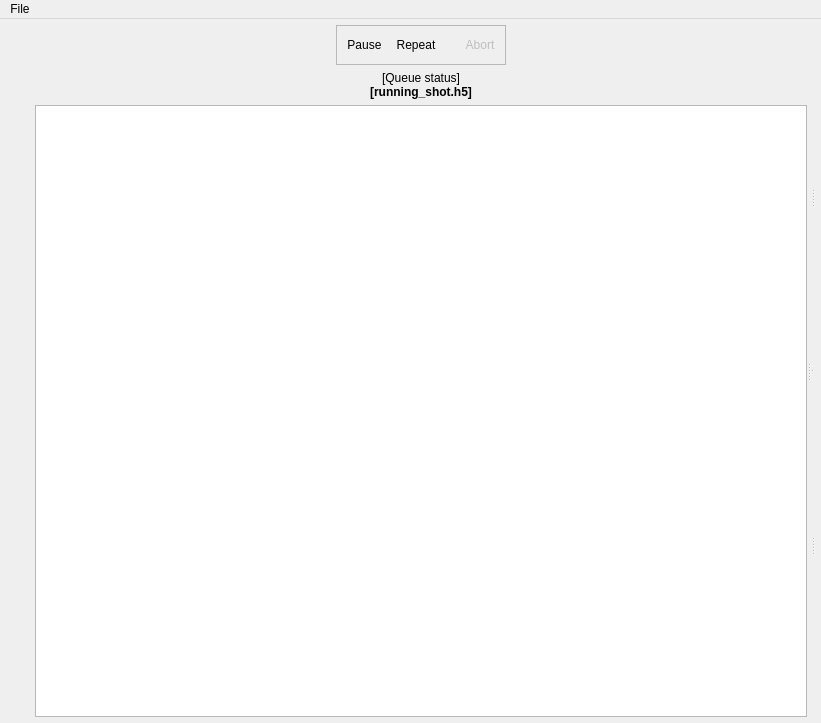
<?xml version="1.0" encoding="UTF-8"?>
<ui version="4.0">
 <class>BLACS</class>
 <widget class="QMainWindow" name="BLACS">
  <property name="geometry">
   <rect>
    <x>0</x>
    <y>0</y>
    <width>821</width>
    <height>723</height>
   </rect>
  </property>
  <property name="windowTitle">
   <string>blacs - the labscript suite</string>
  </property>
  <property name="windowIcon">
   <iconset resource="../../../../usr/local/lib/python2.7/dist-packages/qtutils/icons/icons.qrc">
    <normaloff>:/qtutils/custom/blacs.png</normaloff>:/qtutils/custom/blacs.png</iconset>
  </property>
  <widget class="QWidget" name="centralwidget">
   <property name="styleSheet">
    <string notr="true">QPushButton {
     border: none;
     padding: 4px;
 }

QPushButton:hover {
     background-color: qlineargradient(x1: 0, y1: 0, x2: 0, y2: 1,
                                       stop: 0 #f6f7fa, stop: 1 #dadbde);
     border: 1px solid #8f8f91;
     border-radius: 3px;
 }

 QPushButton:pressed {
     background-color: qlineargradient(x1: 0, y1: 0, x2: 0, y2: 1,
                                       stop: 0 #dadbde, stop: 1 #f6f7fa);
     border: 1px solid #8f8f91;
     border-radius: 3px;
 }

QPushButton:checked {
     background-color: #dadbde;
     border: 1px solid #8f8f91;
     border-radius: 3px;
 }

QPushButton:hover:checked {
     background-color: qlineargradient(x1: 0, y1: 0, x2: 0, y2: 1,
                                       stop: 0 #dadbde, stop: 1 #f6f7fa);
     border: 1px solid #8f8f91;
     border-radius: 3px;
 }

QToolButton {
     border: none;
     padding: 2px;
 }

QToolButton:hover {
     background-color: qlineargradient(x1: 0, y1: 0, x2: 0, y2: 1,
                                       stop: 0 #f6f7fa, stop: 1 #dadbde);
     border: 1px solid #8f8f91;
     border-radius: 3px;
 }

 QToolButton:pressed {
     background-color: qlineargradient(x1: 0, y1: 0, x2: 0, y2: 1,
                                       stop: 0 #dadbde, stop: 1 #f6f7fa);
     border: 1px solid #8f8f91;
     border-radius: 3px;
 }

QToolButton:checked {
     background-color: #dadbde;
     border: 1px solid #8f8f91;
     border-radius: 3px;
 }

QToolButton:hover:checked {
     background-color: qlineargradient(x1: 0, y1: 0, x2: 0, y2: 1,
                                       stop: 0 #dadbde, stop: 1 #f6f7fa);
     border: 1px solid #8f8f91;
     border-radius: 3px;
 }
</string>
   </property>
   <layout class="QVBoxLayout" name="verticalLayout_13">
    <property name="spacing">
     <number>0</number>
    </property>
    <property name="margin">
     <number>6</number>
    </property>
    <item>
     <layout class="QVBoxLayout" name="notifications">
      <property name="sizeConstraint">
       <enum>QLayout::SetMinimumSize</enum>
      </property>
      <item>
       <layout class="QHBoxLayout" name="notifications_minimized">
        <property name="spacing">
         <number>3</number>
        </property>
        <property name="sizeConstraint">
         <enum>QLayout::SetMinimumSize</enum>
        </property>
        <item>
         <spacer name="horizontalSpacer_6">
          <property name="orientation">
           <enum>Qt::Horizontal</enum>
          </property>
          <property name="sizeType">
           <enum>QSizePolicy::Expanding</enum>
          </property>
          <property name="sizeHint" stdset="0">
           <size>
            <width>40</width>
            <height>0</height>
           </size>
          </property>
         </spacer>
        </item>
       </layout>
      </item>
     </layout>
    </item>
    <item>
     <layout class="QVBoxLayout" name="verticalLayout_12">
      <item>
       <widget class="QSplitter" name="main_splitter">
        <property name="sizePolicy">
         <sizepolicy hsizetype="Expanding" vsizetype="Expanding">
          <horstretch>0</horstretch>
          <verstretch>0</verstretch>
         </sizepolicy>
        </property>
        <property name="orientation">
         <enum>Qt::Horizontal</enum>
        </property>
        <widget class="QWidget" name="verticalLayoutWidget_2">
         <layout class="QVBoxLayout" name="verticalLayout_10">
          <property name="sizeConstraint">
           <enum>QLayout::SetMinimumSize</enum>
          </property>
          <item>
           <layout class="QGridLayout" name="gridLayout" columnstretch="0,0">
            <item row="0" column="1">
             <layout class="QHBoxLayout" name="horizontalLayout">
              <property name="spacing">
               <number>0</number>
              </property>
              <item>
               <spacer name="horizontalSpacer_2">
                <property name="orientation">
                 <enum>Qt::Horizontal</enum>
                </property>
                <property name="sizeHint" stdset="0">
                 <size>
                  <width>40</width>
                  <height>20</height>
                 </size>
                </property>
               </spacer>
              </item>
              <item>
               <widget class="QFrame" name="queue_controls_frame">
                <property name="frameShape">
                 <enum>QFrame::StyledPanel</enum>
                </property>
                <layout class="QVBoxLayout" name="verticalLayout">
                 <property name="margin">
                  <number>6</number>
                 </property>
                 <item>
                  <layout class="QHBoxLayout" name="queue_control_buttons_horizontalLayout">
                   <property name="spacing">
                    <number>6</number>
                   </property>
                   <property name="leftMargin">
                    <number>0</number>
                   </property>
                   <property name="topMargin">
                    <number>0</number>
                   </property>
                   <property name="rightMargin">
                    <number>0</number>
                   </property>
                   <item>
                    <widget class="QPushButton" name="queue_pause_button">
                     <property name="focusPolicy">
                      <enum>Qt::NoFocus</enum>
                     </property>
                     <property name="toolTip">
                      <string>Pause the queue</string>
                     </property>
                     <property name="text">
                      <string>Pause</string>
                     </property>
                     <property name="icon">
                      <iconset resource="../../../../usr/local/lib/python2.7/dist-packages/qtutils/icons/icons.qrc">
                       <normaloff>:/qtutils/fugue/control-pause.png</normaloff>:/qtutils/fugue/control-pause.png</iconset>
                     </property>
                     <property name="checkable">
                      <bool>true</bool>
                     </property>
                     <property name="checked">
                      <bool>false</bool>
                     </property>
                    </widget>
                   </item>
                   <item>
                    <layout class="QHBoxLayout" name="horizontalLayout_2">
                     <property name="spacing">
                      <number>0</number>
                     </property>
                     <property name="leftMargin">
                      <number>0</number>
                     </property>
                     <item>
                      <widget class="QPushButton" name="queue_repeat_button">
                       <property name="focusPolicy">
                        <enum>Qt::NoFocus</enum>
                       </property>
                       <property name="toolTip">
                        <string>Re-add shots to the end of the queue after completion</string>
                       </property>
                       <property name="text">
                        <string>Repeat</string>
                       </property>
                       <property name="icon">
                        <iconset resource="../../../../usr/local/lib/python2.7/dist-packages/qtutils/icons/icons.qrc">
                         <normaloff>:/qtutils/fugue/arrow-repeat.png</normaloff>:/qtutils/fugue/arrow-repeat.png</iconset>
                       </property>
                       <property name="checkable">
                        <bool>true</bool>
                       </property>
                      </widget>
                     </item>
                     <item>
                      <widget class="QToolButton" name="repeat_mode_select_button">
                       <property name="toolTip">
                        <string>Select repeat mode</string>
                       </property>
                       <property name="text">
                        <string/>
                       </property>
                       <property name="icon">
                        <iconset resource="../../../../usr/local/lib/python2.7/dist-packages/qtutils/icons/icons.qrc">
                         <normaloff>:/qtutils/fugue/control-270.png</normaloff>:/qtutils/fugue/control-270.png</iconset>
                       </property>
                       <property name="iconSize">
                        <size>
                         <width>8</width>
                         <height>19</height>
                        </size>
                       </property>
                       <property name="popupMode">
                        <enum>QToolButton::InstantPopup</enum>
                       </property>
                       <property name="arrowType">
                        <enum>Qt::NoArrow</enum>
                       </property>
                      </widget>
                     </item>
                    </layout>
                   </item>
                   <item>
                    <widget class="QPushButton" name="queue_abort_button">
                     <property name="enabled">
                      <bool>false</bool>
                     </property>
                     <property name="focusPolicy">
                      <enum>Qt::NoFocus</enum>
                     </property>
                     <property name="toolTip">
                      <string>Abort current shot in progress</string>
                     </property>
                     <property name="text">
                      <string>Abort</string>
                     </property>
                     <property name="icon">
                      <iconset resource="../../../../usr/local/lib/python2.7/dist-packages/qtutils/icons/icons.qrc">
                       <normaloff>:/qtutils/fugue/cross-octagon.png</normaloff>:/qtutils/fugue/cross-octagon.png</iconset>
                     </property>
                    </widget>
                   </item>
                  </layout>
                 </item>
                </layout>
               </widget>
              </item>
              <item>
               <spacer name="horizontalSpacer_4">
                <property name="orientation">
                 <enum>Qt::Horizontal</enum>
                </property>
                <property name="sizeHint" stdset="0">
                 <size>
                  <width>40</width>
                  <height>20</height>
                 </size>
                </property>
               </spacer>
              </item>
             </layout>
            </item>
            <item row="5" column="1">
             <layout class="QVBoxLayout" name="analysis"/>
            </item>
            <item row="4" column="1">
             <widget class="QueueTreeview" name="treeview">
              <property name="sizePolicy">
               <sizepolicy hsizetype="Expanding" vsizetype="Expanding">
                <horstretch>0</horstretch>
                <verstretch>1</verstretch>
               </sizepolicy>
              </property>
              <property name="acceptDrops">
               <bool>true</bool>
              </property>
              <property name="toolTip">
               <string/>
              </property>
              <property name="editTriggers">
               <set>QAbstractItemView::NoEditTriggers</set>
              </property>
              <property name="dragDropMode">
               <enum>QAbstractItemView::DropOnly</enum>
              </property>
              <property name="selectionMode">
               <enum>QAbstractItemView::ExtendedSelection</enum>
              </property>
              <property name="textElideMode">
               <enum>Qt::ElideLeft</enum>
              </property>
              <property name="indentation">
               <number>0</number>
              </property>
              <property name="animated">
               <bool>true</bool>
              </property>
             </widget>
            </item>
            <item row="4" column="0">
             <layout class="QVBoxLayout" name="verticalLayout_2">
              <property name="sizeConstraint">
               <enum>QLayout::SetMinimumSize</enum>
              </property>
              <item>
               <widget class="QToolButton" name="queue_add_button">
                <property name="toolTip">
                 <string>Add to queue</string>
                </property>
                <property name="text">
                 <string/>
                </property>
                <property name="icon">
                 <iconset resource="../../../../usr/local/lib/python2.7/dist-packages/qtutils/icons/icons.qrc">
                  <normaloff>:/qtutils/fugue/plus.png</normaloff>:/qtutils/fugue/plus.png</iconset>
                </property>
               </widget>
              </item>
              <item>
               <widget class="QToolButton" name="queue_delete_button">
                <property name="focusPolicy">
                 <enum>Qt::NoFocus</enum>
                </property>
                <property name="toolTip">
                 <string>Delete selected shots from queue</string>
                </property>
                <property name="text">
                 <string/>
                </property>
                <property name="icon">
                 <iconset resource="../../../../usr/local/lib/python2.7/dist-packages/qtutils/icons/icons.qrc">
                  <normaloff>:/qtutils/fugue/minus.png</normaloff>:/qtutils/fugue/minus.png</iconset>
                </property>
               </widget>
              </item>
              <item>
               <spacer name="verticalSpacer">
                <property name="orientation">
                 <enum>Qt::Vertical</enum>
                </property>
                <property name="sizeHint" stdset="0">
                 <size>
                  <width>20</width>
                  <height>40</height>
                 </size>
                </property>
               </spacer>
              </item>
              <item>
               <widget class="QToolButton" name="queue_push_to_top">
                <property name="sizePolicy">
                 <sizepolicy hsizetype="Fixed" vsizetype="Fixed">
                  <horstretch>0</horstretch>
                  <verstretch>0</verstretch>
                 </sizepolicy>
                </property>
                <property name="focusPolicy">
                 <enum>Qt::NoFocus</enum>
                </property>
                <property name="toolTip">
                 <string>Move to top</string>
                </property>
                <property name="text">
                 <string/>
                </property>
                <property name="icon">
                 <iconset resource="../../../../usr/local/lib/python2.7/dist-packages/qtutils/icons/icons.qrc">
                  <normaloff>:/qtutils/fugue/arrow-stop-090.png</normaloff>:/qtutils/fugue/arrow-stop-090.png</iconset>
                </property>
               </widget>
              </item>
              <item>
               <widget class="QToolButton" name="queue_push_up">
                <property name="sizePolicy">
                 <sizepolicy hsizetype="Fixed" vsizetype="Fixed">
                  <horstretch>0</horstretch>
                  <verstretch>0</verstretch>
                 </sizepolicy>
                </property>
                <property name="focusPolicy">
                 <enum>Qt::NoFocus</enum>
                </property>
                <property name="toolTip">
                 <string>Move up</string>
                </property>
                <property name="text">
                 <string/>
                </property>
                <property name="icon">
                 <iconset resource="../../../../usr/local/lib/python2.7/dist-packages/qtutils/icons/icons.qrc">
                  <normaloff>:/qtutils/fugue/arrow-090.png</normaloff>:/qtutils/fugue/arrow-090.png</iconset>
                </property>
               </widget>
              </item>
              <item>
               <widget class="QToolButton" name="queue_push_down">
                <property name="sizePolicy">
                 <sizepolicy hsizetype="Fixed" vsizetype="Fixed">
                  <horstretch>0</horstretch>
                  <verstretch>0</verstretch>
                 </sizepolicy>
                </property>
                <property name="focusPolicy">
                 <enum>Qt::NoFocus</enum>
                </property>
                <property name="toolTip">
                 <string>Move down</string>
                </property>
                <property name="text">
                 <string/>
                </property>
                <property name="icon">
                 <iconset resource="../../../../usr/local/lib/python2.7/dist-packages/qtutils/icons/icons.qrc">
                  <normaloff>:/qtutils/fugue/arrow-270.png</normaloff>:/qtutils/fugue/arrow-270.png</iconset>
                </property>
               </widget>
              </item>
              <item>
               <widget class="QToolButton" name="queue_push_to_bottom">
                <property name="sizePolicy">
                 <sizepolicy hsizetype="Fixed" vsizetype="Fixed">
                  <horstretch>0</horstretch>
                  <verstretch>0</verstretch>
                 </sizepolicy>
                </property>
                <property name="focusPolicy">
                 <enum>Qt::NoFocus</enum>
                </property>
                <property name="toolTip">
                 <string>Move to bottom</string>
                </property>
                <property name="text">
                 <string/>
                </property>
                <property name="icon">
                 <iconset resource="../../../../usr/local/lib/python2.7/dist-packages/qtutils/icons/icons.qrc">
                  <normaloff>:/qtutils/fugue/arrow-stop-270.png</normaloff>:/qtutils/fugue/arrow-stop-270.png</iconset>
                </property>
               </widget>
              </item>
              <item>
               <spacer name="verticalSpacer_2">
                <property name="orientation">
                 <enum>Qt::Vertical</enum>
                </property>
                <property name="sizeHint" stdset="0">
                 <size>
                  <width>20</width>
                  <height>40</height>
                 </size>
                </property>
               </spacer>
              </item>
             </layout>
            </item>
            <item row="2" column="1">
             <layout class="QVBoxLayout" name="queue_status_verticalLayout">
              <property name="spacing">
               <number>0</number>
              </property>
              <property name="topMargin">
               <number>0</number>
              </property>
              <item>
               <widget class="QLabel" name="queue_status">
                <property name="text">
                 <string>[Queue status]</string>
                </property>
                <property name="alignment">
                 <set>Qt::AlignCenter</set>
                </property>
               </widget>
              </item>
              <item>
               <widget class="QLabel" name="running_shot_name">
                <property name="text">
                 <string>&lt;b&gt;[running_shot.h5]&lt;/b&gt;</string>
                </property>
                <property name="alignment">
                 <set>Qt::AlignCenter</set>
                </property>
               </widget>
              </item>
             </layout>
            </item>
           </layout>
          </item>
         </layout>
        </widget>
        <widget class="QSplitter" name="tab_horizontal_splitter">
         <property name="sizePolicy">
          <sizepolicy hsizetype="Expanding" vsizetype="Expanding">
           <horstretch>0</horstretch>
           <verstretch>0</verstretch>
          </sizepolicy>
         </property>
         <property name="orientation">
          <enum>Qt::Vertical</enum>
         </property>
         <widget class="QSplitter" name="tab_top_vertical_splitter">
          <property name="sizePolicy">
           <sizepolicy hsizetype="Expanding" vsizetype="Expanding">
            <horstretch>0</horstretch>
            <verstretch>0</verstretch>
           </sizepolicy>
          </property>
          <property name="orientation">
           <enum>Qt::Horizontal</enum>
          </property>
          <widget class="QWidget" name="widget_2" native="true">
           <layout class="QVBoxLayout" name="verticalLayout_3">
            <item>
             <layout class="QVBoxLayout" name="tab_container_0"/>
            </item>
           </layout>
          </widget>
          <widget class="QWidget" name="widget_5" native="true">
           <layout class="QVBoxLayout" name="verticalLayout_4">
            <item>
             <layout class="QVBoxLayout" name="tab_container_1"/>
            </item>
           </layout>
          </widget>
         </widget>
         <widget class="QSplitter" name="tab_bottom_vertical_splitter">
          <property name="sizePolicy">
           <sizepolicy hsizetype="Expanding" vsizetype="Expanding">
            <horstretch>0</horstretch>
            <verstretch>0</verstretch>
           </sizepolicy>
          </property>
          <property name="orientation">
           <enum>Qt::Horizontal</enum>
          </property>
          <widget class="QWidget" name="widget_3" native="true">
           <layout class="QVBoxLayout" name="verticalLayout_6">
            <item>
             <layout class="QVBoxLayout" name="tab_container_2"/>
            </item>
           </layout>
          </widget>
          <widget class="QWidget" name="widget_6" native="true">
           <layout class="QVBoxLayout" name="verticalLayout_8">
            <item>
             <layout class="QVBoxLayout" name="tab_container_3"/>
            </item>
           </layout>
          </widget>
         </widget>
        </widget>
       </widget>
      </item>
     </layout>
    </item>
   </layout>
  </widget>
  <widget class="QMenuBar" name="menubar">
   <property name="geometry">
    <rect>
     <x>0</x>
     <y>0</y>
     <width>821</width>
     <height>25</height>
    </rect>
   </property>
   <widget class="QMenu" name="menuFile">
    <property name="title">
     <string>File</string>
    </property>
    <addaction name="actionAdd_to_queue"/>
    <addaction name="actionOpen"/>
    <addaction name="actionSave"/>
    <addaction name="separator"/>
    <addaction name="actionOpenPreferences"/>
    <addaction name="separator"/>
    <addaction name="actionExit"/>
   </widget>
   <addaction name="menuFile"/>
  </widget>
  <action name="actionOpen">
   <property name="icon">
    <iconset resource="../../../../usr/local/lib/python2.7/dist-packages/qtutils/icons/icons.qrc">
     <normaloff>:/qtutils/fugue/folder-open.png</normaloff>:/qtutils/fugue/folder-open.png</iconset>
   </property>
   <property name="text">
    <string>Load front-panel</string>
   </property>
  </action>
  <action name="actionSave">
   <property name="icon">
    <iconset resource="../../../../usr/local/lib/python2.7/dist-packages/qtutils/icons/icons.qrc">
     <normaloff>:/qtutils/fugue/disk.png</normaloff>:/qtutils/fugue/disk.png</iconset>
   </property>
   <property name="text">
    <string>Save front-panel</string>
   </property>
  </action>
  <action name="actionExit">
   <property name="icon">
    <iconset resource="../../../../usr/local/lib/python2.7/dist-packages/qtutils/icons/icons.qrc">
     <normaloff>:/qtutils/fugue/cross-button.png</normaloff>:/qtutils/fugue/cross-button.png</iconset>
   </property>
   <property name="text">
    <string>Exit</string>
   </property>
  </action>
  <action name="actionOpenPreferences">
   <property name="icon">
    <iconset resource="../../../../usr/local/lib/python2.7/dist-packages/qtutils/icons/icons.qrc">
     <normaloff>:/qtutils/fugue/gear.png</normaloff>:/qtutils/fugue/gear.png</iconset>
   </property>
   <property name="text">
    <string>Preferences</string>
   </property>
  </action>
  <action name="actionAdd_to_queue">
   <property name="icon">
    <iconset resource="../../../../usr/local/lib/python2.7/dist-packages/qtutils/icons/icons.qrc">
     <normaloff>:/qtutils/fugue/plus.png</normaloff>:/qtutils/fugue/plus.png</iconset>
   </property>
   <property name="text">
    <string>Add to queue</string>
   </property>
  </action>
  <action name="actionEdit_Connection_Table">
   <property name="text">
    <string>Edit</string>
   </property>
  </action>
  <action name="actionSelect_Globals">
   <property name="text">
    <string>Select Globals</string>
   </property>
  </action>
  <action name="actionRecompile">
   <property name="text">
    <string>Recompile</string>
   </property>
  </action>
 </widget>
 <customwidgets>
  <customwidget>
   <class>QueueTreeview</class>
   <extends>QTreeView</extends>
   <header>qtutils/widgets.h</header>
  </customwidget>
 </customwidgets>
 <resources>
  <include location="../../../../usr/local/lib/python2.7/dist-packages/qtutils/icons/icons.qrc"/>
 </resources>
 <connections>
  <connection>
   <sender>actionExit</sender>
   <signal>activated()</signal>
   <receiver>BLACS</receiver>
   <slot>close()</slot>
   <hints>
    <hint type="sourcelabel">
     <x>-1</x>
     <y>-1</y>
    </hint>
    <hint type="destinationlabel">
     <x>360</x>
     <y>299</y>
    </hint>
   </hints>
  </connection>
 </connections>
</ui>
